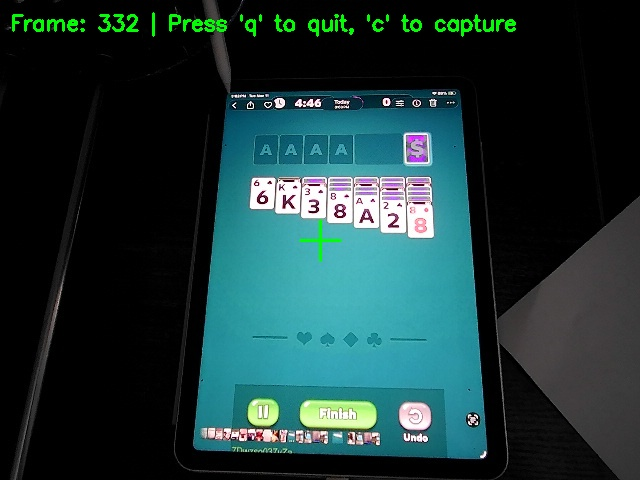
#> input picture captured_frame_332.jpg, 640 x 480 px
$ python -i card_detector.py   (imports and definitions only)
#> lines starting #> are read from the running program, lines starting #| are printed output that depends on the picture; after the words box and inside, x2 and y2 are one past the last pixel; in counts of white or black regions, pixels touching at a corner belong together
#> further down, picture is the input picture: shape (480, 640, 3); mean B, G, R 55.2, 54.9, 28.2
#!/usr/bin/env python3
"""
Card Detection Module for iPad Solitaire Solver
Uses OpenCV to detect and identify playing cards on screen
"""

import cv2
import numpy as np
from typing import List, Tuple, Optional
from dataclasses import dataclass


@dataclass
class Card:
    """Represents a detected playing card"""
    rank: str  # '2'-'10', 'J', 'Q', 'K', 'A'
    suit: str  # 'hearts', 'diamonds', 'clubs', 'spades'
    position: Tuple[int, int]  # (x, y) center position in pixels
    bbox: Tuple[int, int, int, int]  # (x, y, width, height) bounding box
    confidence: float  # Detection confidence 0-1

    def __repr__(self):
        return f"{self.rank} of {self.suit} at ({self.position[0]}, {self.position[1]})"


class CardDetector:
    """Detects and identifies playing cards from camera feed"""

    def __init__(self, camera_index: int = 0, debug: bool = False):
        """
        Initialize card detector

        Args:
            camera_index: Camera device index (0 for default webcam)
            debug: If True, show debug windows with detection visualization
        """
        self.camera_index = camera_index
        self.debug = debug
        self.cap = None

        # Card dimensions (will be refined during detection)
        self.expected_card_ratio = 0.7  # Height/width ratio for standard playing cards
        self.min_card_area = 2000  # Minimum pixel area for a card
        self.max_card_area = 50000  # Maximum pixel area for a card

        # Color ranges for suit detection (HSV)
        self.red_ranges = [
            (np.array([0, 50, 50]), np.array([10, 255, 255])),      # Lower red
            (np.array([170, 50, 50]), np.array([180, 255, 255]))    # Upper red
        ]
        self.black_range = (np.array([0, 0, 0]), np.array([180, 255, 80]))

        print("🎴 Card Detector initialized")

    # [28 lines left out: functions start_camera, capture_frame, not called in this run]

    def detect_cards(self, frame: np.ndarray) -> List[Card]:
        """
        Detect all playing cards in the frame

        Args:
            frame: BGR image from camera

        Returns:
            List of detected Card objects
        """
        if frame is None:
            return []

        # Preprocess image
        gray = cv2.cvtColor(frame, cv2.COLOR_BGR2GRAY)
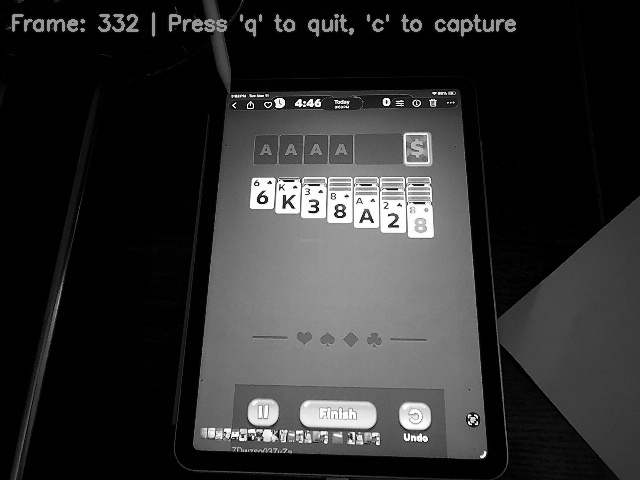
#> gray: shape (480, 640); min 0, max 255, mean 47
        blurred = cv2.GaussianBlur(gray, (5, 5), 0)

        # Adaptive thresholding to handle varying lighting
        thresh = cv2.adaptiveThreshold(
            blurred, 255, cv2.ADAPTIVE_THRESH_GAUSSIAN_C,
            cv2.THRESH_BINARY_INV, 11, 2
        )
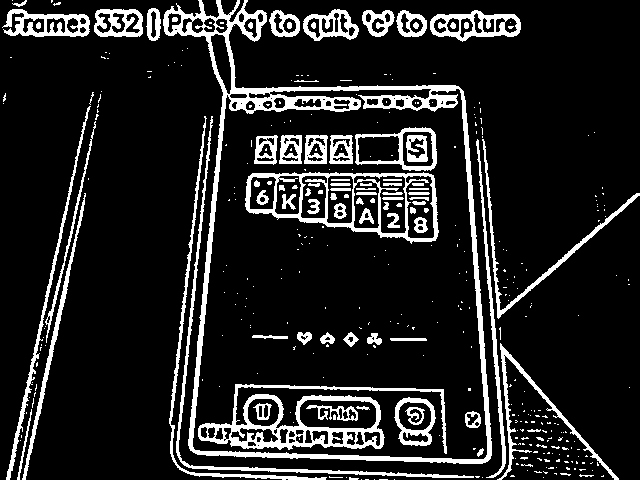
#> thresh: shape (480, 640); 13.6% white; 381 white regions (295 under 20 px)

        # Find contours
        contours, _ = cv2.findContours(
            thresh, cv2.RETR_EXTERNAL, cv2.CHAIN_APPROX_SIMPLE
        )
#> contours = 208 contours, 189 with area under 20; largest, box (x1, y1, x2, y2) and area: (163, 0, 492, 464) 104880, (430, 10, 521, 42) 1936, (2, 9, 90, 37) 1634, (176, 116, 474, 478) 1265, (94, 9, 143, 37) 1202

        detected_cards = []

        # Analyze each contour
        for contour in contours:
            card = self._analyze_contour(contour, frame, gray)
            if card:
                detected_cards.append(card)
#> this loop made 208 passes
#> (contour, area in _analyze_contour) on passes 1 to 3: ([[394, 479]], 0), ([[379, 479], [387, 479]], 0), ([[374, 479]], 0)
#> after the loop, detected_cards = []

        if self.debug:
            self._draw_debug_info(frame, detected_cards)

        print(f"🎴 Detected {len(detected_cards)} cards")
#| 🎴 Detected 0 cards
        return detected_cards

    def _analyze_contour(self, contour, frame: np.ndarray,
                        gray: np.ndarray) -> Optional[Card]:
        """Analyze a contour to determine if it's a card"""
        area = cv2.contourArea(contour)

        # Filter by area
        if area < self.min_card_area or area > self.max_card_area:
            return None

        # Get bounding rectangle
        x, y, w, h = cv2.boundingRect(contour)

        # Check aspect ratio (cards are taller than wide)
        aspect_ratio = h / w if w > 0 else 0
        if aspect_ratio < 1.2 or aspect_ratio > 1.8:
            return None

        # Get card center
        center_x = x + w // 2
        center_y = y + h // 2

        # Extract rank and suit (simplified for now)
        rank, suit, confidence = self._identify_card(frame, x, y, w, h)

        return Card(
            rank=rank,
            suit=suit,
            position=(center_x, center_y),
            bbox=(x, y, w, h),
            confidence=confidence
        )

    # [114 lines left out: functions _identify_card, _detect_red, _draw_debug_info, close, test_card_detection, not called in this run]


# [2 lines not run here, left out]

>>> import cv2
>>> picture = cv2.imread('../captured_frame_332.jpg')
>>> result = CardDetector().detect_cards(picture)
#> result = []

$ run again, on captured_frame_526.jpg
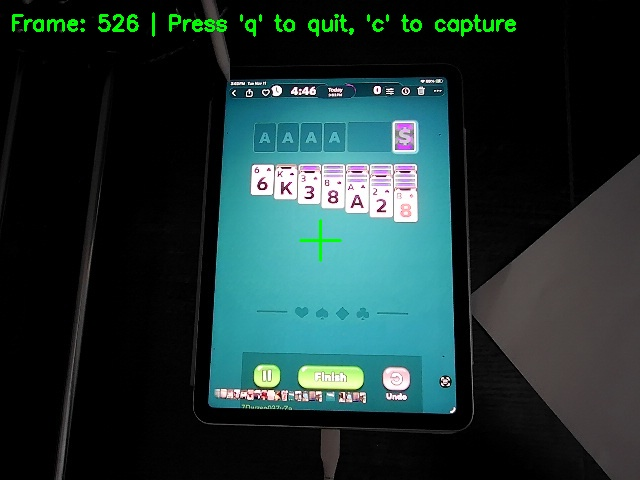
#> input picture captured_frame_526.jpg, 640 x 480 px
#> picture is the input picture: shape (480, 640, 3); mean B, G, R 51.6, 52.2, 30.6
#> in detect_cards, `gray = cv2.cvtColor(frame, cv2.COLOR_BGR2GRAY)`:
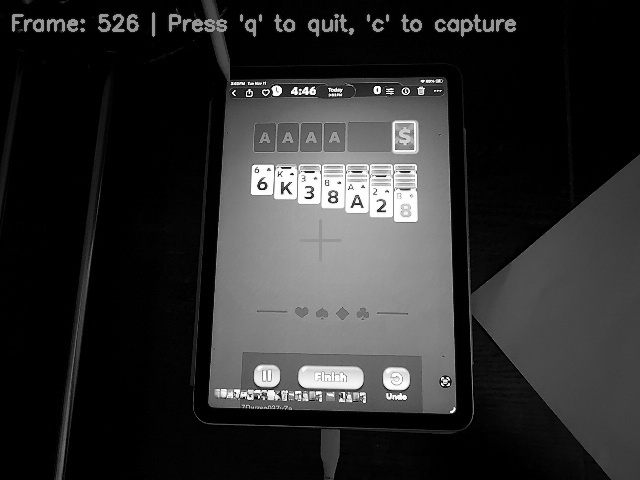
#> gray: shape (480, 640); min 0, max 255, mean 45.7
#> in detect_cards, `thresh = cv2.adaptiveThreshold( blurred, 255, cv2.ADAPTIVE_THRESH_GAUS..`:
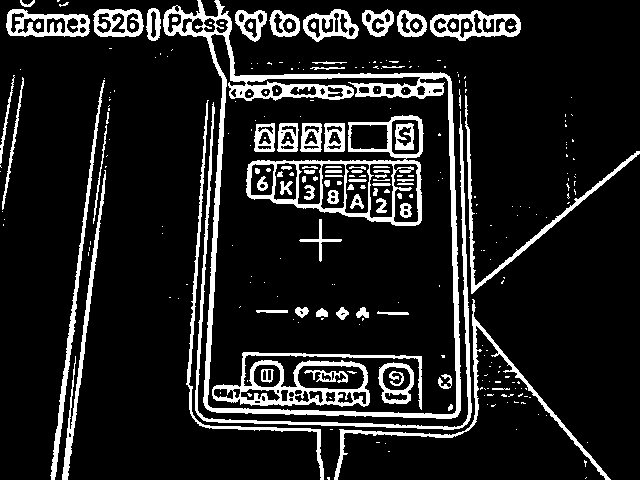
#> thresh: shape (480, 640); 13.1% white; 284 white regions (198 under 20 px)
#> contours = 166 contours, 145 with area under 20; largest, box (x1, y1, x2, y2) and area: (163, 0, 461, 419) 85290, (195, 102, 472, 430) 2016, (430, 10, 521, 41) 1920, (6, 9, 90, 37) 1790, (334, 299, 611, 480) 1422
#> the loop in detect_cards, `for contour in contours:` made 166 passes
#> area in _analyze_contour on pass 45: 1421.5
#> after the loop in detect_cards, `for contour in contours:`: detected_cards = []
#| 🎴 Detected 0 cards
